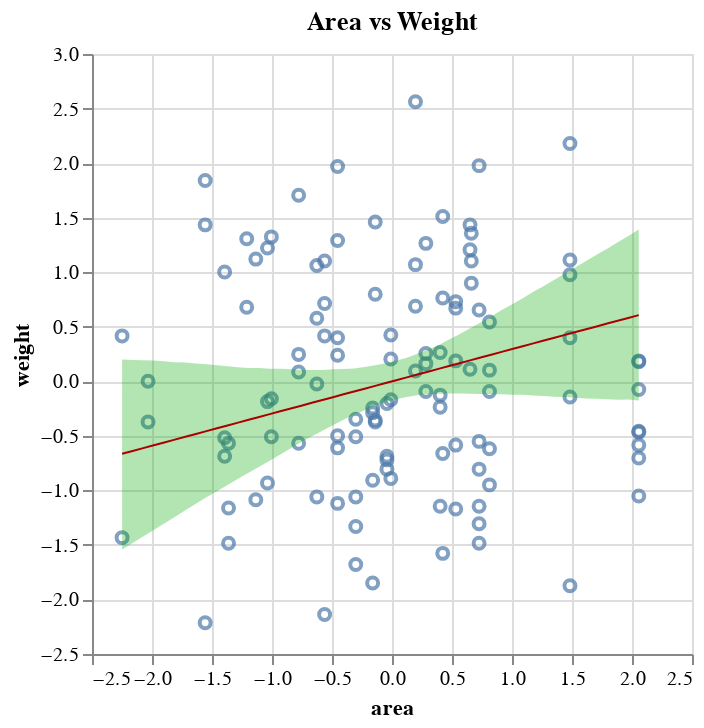

Notebook source saved alongside this figure:
### Code cell
band1 = (
    alt.Chart(df, title="Area vs Weight")
    .encode(alt.X("area"))
    .mark_area(opacity=0.3, color="#00AA00")
    .encode(alt.Y("w1_high", axis=alt.Axis(title="weight")), alt.Y2("w1_low"))
)

line1 = (
    alt.Chart(df)
    .mark_line(color="#AA0000", strokeWidth=1)
    .encode(x="area", y=alt.Y("w1_mean"))
)

points1 = alt.Chart(pd.DataFrame(data)).mark_point().encode(x="area", y="weight")


points1 + band1 + line1

### Figure 1 — Vega-Lite specification as saved in the notebook (floating-point values rounded to 4 significant figures)
{"$schema": "https://vega.github.io/schema/vega-lite/v5.20.1.json", "config": {"view": {"continuousHeight": 300, "continuousWidth": 300}}, "datasets": {"data-b3f39b532dd1d2347c9d5b8f55e40690": [{"area": -2.249, "avgfood": -1.933, "groupsize": -1.531, "n": 116, "weight": 0.4159}, {"area": -2.249, "avgfood": -1.933, "groupsize": -1.531, "n": 116, "weight": -1.433}, {"area": -1.211, "avgfood": -1.123, "groupsize": -1.531, "n": 116, "weight": 0.6789}, {"area": -1.211, "avgfood": -1.123, "groupsize": -1.531, "n": 116, "weight": 1.307}, {"area": -1.135, "avgfood": -1.325, "groupsize": -1.531, "n": 116, "weight": 1.12}, {"area": -1.135, "avgfood": -1.325, "groupsize": -1.531, "n": 116, "weight": -1.085}, {"area": -2.033, "avgfood": -1.528, "groupsize": -1.531, "n": 116, "weight": 0.0002925}, {"area": -2.033, "avgfood": -1.528, "groupsize": -1.531, "n": 116, "weight": -0.3729}, {"area": 0.6609, "avgfood": -0.05937, "groupsize": -0.8779, "n": 116, "weight": 1.357}, {"area": 0.6609, "avgfood": -0.05937, "groupsize": -0.8779, "n": 116, "weight": 0.8994}, {"area": 0.6609, "avgfood": -0.05937, "groupsize": -0.8779, "n": 116, "weight": 1.103}, {"area": -1.005, "avgfood": -0.9203, "groupsize": -0.8779, "n": 116, "weight": -0.5087}, {"area": -1.005, "avgfood": -0.9203, "groupsize": -0.8779, "n": 116, "weight": -0.1609}, {"area": -1.005, "avgfood": -0.9203, "groupsize": -0.8779, "n": 116, "weight": 1.324}, {"area": -0.4534, "avgfood": -0.05937, "groupsize": -0.8779, "n": 116, "weight": 1.968}, {"area": -0.4534, "avgfood": -0.05937, "groupsize": -0.8779, "n": 116, "weight": 1.29}, {"area": -0.4534, "avgfood": -0.05937, "groupsize": -0.8779, "n": 116, "weight": -1.119}, {"area": -1.395, "avgfood": -1.68, "groupsize": -0.8779, "n": 116, "weight": -0.6868}, {"area": -1.395, "avgfood": -1.68, "groupsize": -0.8779, "n": 116, "weight": -0.5171}, {"area": -1.395, "avgfood": -1.68, "groupsize": -0.8779, "n": 116, "weight": 1.001}, {"area": 0.65, "avgfood": -0.3632, "groupsize": -0.8779, "n": 116, "weight": 1.205}, {"area": 0.65, "avgfood": -0.3632, "groupsize": -0.8779, "n": 116, "weight": 0.1106}, {"area": 0.65, "avgfood": -0.3632, "groupsize": -0.8779, "n": 116, "weight": 1.434}, {"area": -1.557, "avgfood": -0.5152, "groupsize": -0.8779, "n": 116, "weight": 1.841}, {"area": -1.557, "avgfood": -0.5152, "groupsize": -0.8779, "n": 116, "weight": 1.434}, {"area": -1.557, "avgfood": -0.5152, "groupsize": -0.8779, "n": 116, "weight": -2.214}, {"area": -1.038, "avgfood": -1.224, "groupsize": -0.8779, "n": 116, "weight": -0.1863}, {"area": -1.038, "avgfood": -1.224, "groupsize": -0.8779, "n": 116, "weight": -0.9328}, {"area": -1.038, "avgfood": -1.224, "groupsize": -0.8779, "n": 116, "weight": 1.222}, {"area": 0.7258, "avgfood": 1.156, "groupsize": 1.733, "n": 116, "weight": 0.6534}, {"area": 0.7258, "avgfood": 1.156, "groupsize": 1.733, "n": 116, "weight": -0.5511}, {"area": 0.7258, "avgfood": 1.156, "groupsize": 1.733, "n": 116, "weight": -1.145}, {"area": 0.7258, "avgfood": 1.156, "groupsize": 1.733, "n": 116, "weight": -1.484}, {"area": 0.7258, "avgfood": 1.156, "groupsize": 1.733, "n": 116, "weight": -1.306}, {"area": 0.7258, "avgfood": 1.156, "groupsize": 1.733, "n": 116, "weight": -0.8055}, {"area": 0.7258, "avgfood": 1.156, "groupsize": 1.733, "n": 116, "weight": 1.977}, {"area": -0.1613, "avgfood": -0.7684, "groupsize": -0.2251, "n": 116, "weight": -0.2457}, {"area": -0.1613, "avgfood": -0.7684, "groupsize": -0.2251, "n": 116, "weight": -0.9073}, {"area": -0.1613, "avgfood": -0.7684, "groupsize": -0.2251, "n": 116, "weight": -0.2881}, {"area": -0.1613, "avgfood": -0.7684, "groupsize": -0.2251, "n": 116, "weight": -1.849}, {"area": 0.2822, "avgfood": 0.09256, "groupsize": -0.2251, "n": 116, "weight": 0.1615}, {"area": 0.2822, "avgfood": 0.09256, "groupsize": -0.2251, "n": 116, "weight": -0.09301}, {"area": 0.2822, "avgfood": 0.09256, "groupsize": -0.2251, "n": 116, "weight": 0.2548}, {"area": 0.2822, "avgfood": 0.09256, "groupsize": -0.2251, "n": 116, "weight": 1.264}, {"area": -0.5616, "avgfood": -0.11, "groupsize": -0.2251, "n": 116, "weight": 1.103}, {"area": -0.5616, "avgfood": -0.11, "groupsize": -0.2251, "n": 116, "weight": 0.4159}, {"area": -0.5616, "avgfood": -0.11, "groupsize": -0.2251, "n": 116, "weight": 0.7128}, {"area": -0.5616, "avgfood": -0.11, "groupsize": -0.2251, "n": 116, "weight": -2.137}, {"area": 0.4012, "avgfood": -0.1607, "groupsize": -0.2251, "n": 116, "weight": -0.2372}, {"area": 0.4012, "avgfood": -0.1607, "groupsize": -0.2251, "n": 116, "weight": -0.1269}, {"area": 0.4012, "avgfood": -0.1607, "groupsize": -0.2251, "n": 116, "weight": 0.2632}, {"area": 0.4012, "avgfood": -0.1607, "groupsize": -0.2251, "n": 116, "weight": -1.145}, {"area": -0.778, "avgfood": -0.4645, "groupsize": -0.2251, "n": 116, "weight": 0.08512}, {"area": -0.778, "avgfood": -0.4645, "groupsize": -0.2251, "n": 116, "weight": -0.568}, {"area": -0.778, "avgfood": -0.4645, "groupsize": -0.2251, "n": 116, "weight": 0.2463}, {"area": -0.778, "avgfood": -0.4645, "groupsize": -0.2251, "n": 116, "weight": 1.705}, {"area": 2.056, "avgfood": 2.321, "groupsize": 2.386, "n": 116, "weight": -1.052}, {"area": 2.056, "avgfood": 2.321, "groupsize": 2.386, "n": 116, "weight": -0.4578}, {"area": 2.056, "avgfood": 2.321, "groupsize": 2.386, "n": 116, "weight": -0.585}, {"area": 2.056, "avgfood": 2.321, "groupsize": 2.386, "n": 116, "weight": -0.4662}, {"area": 2.056, "avgfood": 2.321, "groupsize": 2.386, "n": 116, "weight": -0.07605}, {"area": 2.056, "avgfood": 2.321, "groupsize": 2.386, "n": 116, "weight": 0.1784}, {"area": 2.056, "avgfood": 2.321, "groupsize": 2.386, "n": 116, "weight": -0.7037}, {"area": 2.056, "avgfood": 2.321, "groupsize": 2.386, "n": 116, "weight": 0.1869}, {"area": -0.6265, "avgfood": -0.3632, "groupsize": -0.2251, "n": 116, "weight": 0.5771}, {"area": -0.6265, "avgfood": -0.3632, "groupsize": -0.2251, "n": 116, "weight": 1.061}, {"area": -0.6265, "avgfood": -0.3632, "groupsize": -0.2251, "n": 116, "weight": -0.02515}, {"area": -0.6265, "avgfood": -0.3632, "groupsize": -0.2251, "n": 116, "weight": -1.06}, {"area": -0.04234, "avgfood": 0.1432, "groupsize": -0.2251, "n": 116, "weight": -0.7207}, {"area": -0.04234, "avgfood": 0.1432, "groupsize": -0.2251, "n": 116, "weight": -0.6868}, {"area": -0.04234, "avgfood": 0.1432, "groupsize": -0.2251, "n": 116, "weight": -0.2033}, {"area": -0.04234, "avgfood": 0.1432, "groupsize": -0.2251, "n": 116, "weight": -0.8055}, {"area": 0.4229, "avgfood": 0.1432, "groupsize": -0.2251, "n": 116, "weight": -0.6613}, {"area": 0.4229, "avgfood": 0.1432, "groupsize": -0.2251, "n": 116, "weight": -1.577}, {"area": 0.4229, "avgfood": 0.1432, "groupsize": -0.2251, "n": 116, "weight": 0.7637}, {"area": 0.4229, "avgfood": 0.1432, "groupsize": -0.2251, "n": 116, "weight": 1.51}, {"area": 0.1957, "avgfood": 0.2445, "groupsize": -0.2251, "n": 116, "weight": 1.069}, {"area": 0.1957, "avgfood": 0.2445, "groupsize": -0.2251, "n": 116, "weight": 0.0936}, {"area": 0.1957, "avgfood": 0.2445, "groupsize": -0.2251, "n": 116, "weight": 0.6874}, {"area": 0.1957, "avgfood": 0.2445, "groupsize": -0.2251, "n": 116, "weight": 2.562}, {"area": -0.009886, "avgfood": -0.3126, "groupsize": -0.2251, "n": 116, "weight": 0.2039}, {"area": -0.009886, "avgfood": -0.3126, "groupsize": -0.2251, "n": 116, "weight": -0.8904}, {"area": -0.009886, "avgfood": -0.3126, "groupsize": -0.2251, "n": 116, "weight": -0.1694}, {"area": -0.009886, "avgfood": -0.3126, "groupsize": -0.2251, "n": 116, "weight": 0.4244}, {"area": -0.1397, "avgfood": -0.2113, "groupsize": -0.2251, "n": 116, "weight": -0.3729}, {"area": -0.1397, "avgfood": -0.2113, "groupsize": -0.2251, "n": 116, "weight": -0.356}, {"area": -0.1397, "avgfood": -0.2113, "groupsize": -0.2251, "n": 116, "weight": 0.7976}, {"area": -0.1397, "avgfood": -0.2113, "groupsize": -0.2251, "n": 116, "weight": 1.459}, {"area": 0.531, "avgfood": 1.409, "groupsize": 0.4277, "n": 116, "weight": 0.1869}, {"area": 0.531, "avgfood": 1.409, "groupsize": 0.4277, "n": 116, "weight": 0.6704}, {"area": 0.531, "avgfood": 1.409, "groupsize": 0.4277, "n": 116, "weight": 0.7298}, {"area": 0.531, "avgfood": 1.409, "groupsize": 0.4277, "n": 116, "weight": -0.585}, {"area": 0.531, "avgfood": 1.409, "groupsize": 0.4277, "n": 116, "weight": -1.17}, {"area": 0.8123, "avgfood": 0.1432, "groupsize": 0.4277, "n": 116, "weight": 0.5432}, {"area": 0.8123, "avgfood": 0.1432, "groupsize": 0.4277, "n": 116, "weight": -0.09301}, {"area": 0.8123, "avgfood": 0.1432, "groupsize": 0.4277, "n": 116, "weight": 0.1021}, {"area": 0.8123, "avgfood": 0.1432, "groupsize": 0.4277, "n": 116, "weight": -0.6189}, {"area": 0.8123, "avgfood": 0.1432, "groupsize": 0.4277, "n": 116, "weight": -0.9497}, {"area": -0.302, "avgfood": 0.1938, "groupsize": 0.4277, "n": 116, "weight": -0.3475}, {"area": -0.302, "avgfood": 0.1938, "groupsize": 0.4277, "n": 116, "weight": -1.06}, {"area": -0.302, "avgfood": 0.1938, "groupsize": 0.4277, "n": 116, "weight": -0.5087}, {"area": -0.302, "avgfood": 0.1938, "groupsize": 0.4277, "n": 116, "weight": -1.331}, {"area": -0.302, "avgfood": 0.1938, "groupsize": 0.4277, "n": 116, "weight": -1.679}, {"area": 1.483, "avgfood": 0.8016, "groupsize": 1.08, "n": 116, "weight": 0.399}, {"area": 1.483, "avgfood": 0.8016, "groupsize": 1.08, "n": 116, "weight": -0.1439}, {"area": 1.483, "avgfood": 0.8016, "groupsize": 1.08, "n": 116, "weight": 2.18}, {"area": 1.483, "avgfood": 0.8016, "groupsize": 1.08, "n": 116, "weight": 1.111}, {"area": 1.483, "avgfood": 0.8016, "groupsize": 1.08, "n": 116, "weight": 0.9758}, {"area": 1.483, "avgfood": 0.8016, "groupsize": 1.08, "n": 116, "weight": -1.874}, {"area": -0.4534, "avgfood": -0.4139, "groupsize": -0.2251, "n": 116, "weight": 0.399}, {"area": -0.4534, "avgfood": -0.4139, "groupsize": -0.2251, "n": 116, "weight": -0.6104}, {"area": -0.4534, "avgfood": -0.4139, "groupsize": -0.2251, "n": 116, "weight": 0.2378}, {"area": -0.4534, "avgfood": -0.4139, "groupsize": -0.2251, "n": 116, "weight": -0.5002}, {"area": -1.362, "avgfood": -1.731, "groupsize": -0.8779, "n": 116, "weight": -1.162}, {"area": -1.362, "avgfood": -1.731, "groupsize": -0.8779, "n": 116, "weight": -1.484}, {"area": -1.362, "avgfood": -1.731, "groupsize": -0.8779, "n": 116, "weight": -0.568}], "data-bf28f67220a285abdbce85e9478e4472": [{"area": -2.249, "food": -1.933, "groupsize": -1.531, "w1_high": 0.1989, "w1_low": -1.543, "w1_mean": -0.6646, "w2_high": 0.2252, "w2_low": -1.67, "w2_mean": -0.7288, "w3_high": 1.731, "w3_low": 0.5073, "w3_mean": 1.131}, {"area": -2.161, "food": -1.846, "groupsize": -1.451, "w1_high": 0.1942, "w1_low": -1.482, "w1_mean": -0.6387, "w2_high": 0.2162, "w2_low": -1.593, "w2_mean": -0.6961, "w3_high": 1.641, "w3_low": 0.4772, "w3_mean": 1.072}, {"area": -2.074, "food": -1.76, "groupsize": -1.371, "w1_high": 0.1927, "w1_low": -1.423, "w1_mean": -0.6127, "w2_high": 0.2084, "w2_low": -1.52, "w2_mean": -0.6634, "w3_high": 1.555, "w3_low": 0.448, "w3_mean": 1.013}, {"area": -1.986, "food": -1.673, "groupsize": -1.291, "w1_high": 0.1893, "w1_low": -1.364, "w1_mean": -0.5868, "w2_high": 0.2008, "w2_low": -1.448, "w2_mean": -0.6307, "w3_high": 1.466, "w3_low": 0.4188, "w3_mean": 0.9539}, {"area": -1.898, "food": -1.586, "groupsize": -1.211, "w1_high": 0.1836, "w1_low": -1.303, "w1_mean": -0.5608, "w2_high": 0.192, "w2_low": -1.378, "w2_mean": -0.598, "w3_high": 1.378, "w3_low": 0.3916, "w3_mean": 0.8948}, {"area": -1.81, "food": -1.499, "groupsize": -1.131, "w1_high": 0.1754, "w1_low": -1.244, "w1_mean": -0.5349, "w2_high": 0.1829, "w2_low": -1.31, "w2_mean": -0.5653, "w3_high": 1.291, "w3_low": 0.3602, "w3_mean": 0.8357}, {"area": -1.722, "food": -1.412, "groupsize": -1.051, "w1_high": 0.1722, "w1_low": -1.182, "w1_mean": -0.5089, "w2_high": 0.1784, "w2_low": -1.241, "w2_mean": -0.5326, "w3_high": 1.206, "w3_low": 0.3323, "w3_mean": 0.7766}, {"area": -1.634, "food": -1.325, "groupsize": -0.9712, "w1_high": 0.1631, "w1_low": -1.122, "w1_mean": -0.483, "w2_high": 0.1709, "w2_low": -1.167, "w2_mean": -0.4999, "w3_high": 1.119, "w3_low": 0.3013, "w3_mean": 0.7175}, {"area": -1.546, "food": -1.239, "groupsize": -0.8912, "w1_high": 0.1563, "w1_low": -1.064, "w1_mean": -0.4571, "w2_high": 0.1613, "w2_low": -1.092, "w2_mean": -0.4672, "w3_high": 1.033, "w3_low": 0.2692, "w3_mean": 0.6584}, {"area": -1.458, "food": -1.152, "groupsize": -0.8113, "w1_high": 0.1468, "w1_low": -1.009, "w1_mean": -0.4311, "w2_high": 0.1528, "w2_low": -1.022, "w2_mean": -0.4345, "w3_high": 0.9511, "w3_low": 0.2357, "w3_mean": 0.5993}, {"area": -1.371, "food": -1.065, "groupsize": -0.7314, "w1_high": 0.1382, "w1_low": -0.9504, "w1_mean": -0.4052, "w2_high": 0.1419, "w2_low": -0.9507, "w2_mean": -0.4018, "w3_high": 0.8646, "w3_low": 0.2021, "w3_mean": 0.5402}, {"area": -1.283, "food": -0.9782, "groupsize": -0.6514, "w1_high": 0.1296, "w1_low": -0.8929, "w1_mean": -0.3792, "w2_high": 0.1338, "w2_low": -0.8753, "w2_mean": -0.369, "w3_high": 0.7782, "w3_low": 0.1692, "w3_mean": 0.4811}, {"area": -1.195, "food": -0.8914, "groupsize": -0.5715, "w1_high": 0.1224, "w1_low": -0.8385, "w1_mean": -0.3533, "w2_high": 0.1315, "w2_low": -0.8035, "w2_mean": -0.3363, "w3_high": 0.6952, "w3_low": 0.1347, "w3_mean": 0.422}, {"area": -1.107, "food": -0.8046, "groupsize": -0.4916, "w1_high": 0.1218, "w1_low": -0.7836, "w1_mean": -0.3273, "w2_high": 0.125, "w2_low": -0.7277, "w2_mean": -0.3036, "w3_high": 0.6131, "w3_low": 0.106, "w3_mean": 0.3629}, {"area": -1.019, "food": -0.7177, "groupsize": -0.4116, "w1_high": 0.1154, "w1_low": -0.7279, "w1_mean": -0.3014, "w2_high": 0.1176, "w2_low": -0.6598, "w2_mean": -0.2709, "w3_high": 0.5313, "w3_low": 0.07106, "w3_mean": 0.3038}, {"area": -0.9312, "food": -0.6309, "groupsize": -0.3317, "w1_high": 0.1142, "w1_low": -0.6708, "w1_mean": -0.2754, "w2_high": 0.1158, "w2_low": -0.5901, "w2_mean": -0.2382, "w3_high": 0.4557, "w3_low": 0.03368, "w3_mean": 0.2447}, {"area": -0.8434, "food": -0.5441, "groupsize": -0.2517, "w1_high": 0.1105, "w1_low": -0.6129, "w1_mean": -0.2495, "w2_high": 0.1107, "w2_low": -0.5218, "w2_mean": -0.2055, "w3_high": 0.383, "w3_low": -0.006753, "w3_mean": 0.1856}, {"area": -0.7555, "food": -0.4573, "groupsize": -0.1718, "w1_high": 0.1049, "w1_low": -0.5566, "w1_mean": -0.2236, "w2_high": 0.1121, "w2_low": -0.4555, "w2_mean": -0.1728, "w3_high": 0.3108, "w3_low": -0.05459, "w3_mean": 0.1265}, {"area": -0.6676, "food": -0.3705, "groupsize": -0.09188, "w1_high": 0.1028, "w1_low": -0.5041, "w1_mean": -0.1976, "w2_high": 0.1097, "w2_low": -0.3902, "w2_mean": -0.1401, "w3_high": 0.2446, "w3_low": -0.1079, "w3_mean": 0.06742}, {"area": -0.5797, "food": -0.2837, "groupsize": -0.01194, "w1_high": 0.1029, "w1_low": -0.4539, "w1_mean": -0.1717, "w2_high": 0.1135, "w2_low": -0.3321, "w2_mean": -0.1074, "w3_high": 0.1871, "w3_low": -0.1678, "w3_mean": 0.008324}, {"area": -0.4919, "food": -0.1968, "groupsize": 0.06799, "w1_high": 0.1101, "w1_low": -0.4036, "w1_mean": -0.1457, "w2_high": 0.1252, "w2_low": -0.2781, "w2_mean": -0.07467, "w3_high": 0.129, "w3_low": -0.2297, "w3_mean": -0.05077}, {"area": -0.404, "food": -0.11, "groupsize": 0.1479, "w1_high": 0.1128, "w1_low": -0.3528, "w1_mean": -0.1198, "w2_high": 0.1428, "w2_low": -0.2294, "w2_mean": -0.04196, "w3_high": 0.08034, "w3_low": -0.2963, "w3_mean": -0.1099}, {"area": -0.3161, "food": -0.0232, "groupsize": 0.2279, "w1_high": 0.1163, "w1_low": -0.3066, "w1_mean": -0.09384, "w2_high": 0.1689, "w2_low": -0.1847, "w2_mean": -0.009248, "w3_high": 0.03538, "w3_low": -0.3675, "w3_mean": -0.169}, {"area": -0.2282, "food": 0.06362, "groupsize": 0.3078, "w1_high": 0.1303, "w1_low": -0.2645, "w1_mean": -0.06789, "w2_high": 0.2066, "w2_low": -0.153, "w2_mean": 0.02346, "w3_high": -0.009776, "w3_low": -0.4444, "w3_mean": -0.2281}, {"area": -0.1404, "food": 0.1504, "groupsize": 0.3877, "w1_high": 0.1471, "w1_low": -0.2247, "w1_mean": -0.04195, "w2_high": 0.2473, "w2_low": -0.1309, "w2_mean": 0.05617, "w3_high": -0.04912, "w3_low": -0.5192, "w3_mean": -0.2872}, {"area": -0.0525, "food": 0.2373, "groupsize": 0.4677, "w1_high": 0.1649, "w1_low": -0.1924, "w1_mean": -0.01601, "w2_high": 0.2954, "w2_low": -0.1199, "w2_mean": 0.08888, "w3_high": -0.088, "w3_low": -0.5984, "w3_mean": -0.3463}, {"area": 0.03538, "food": 0.3241, "groupsize": 0.5476, "w1_high": 0.1881, "w1_low": -0.1658, "w1_mean": 0.009938, "w2_high": 0.3518, "w2_low": -0.1139, "w2_mean": 0.1216, "w3_high": -0.1236, "w3_low": -0.6792, "w3_mean": -0.4053}, {"area": 0.1232, "food": 0.4109, "groupsize": 0.6275, "w1_high": 0.2165, "w1_low": -0.1447, "w1_mean": 0.03588, "w2_high": 0.4114, "w2_low": -0.1088, "w2_mean": 0.1543, "w3_high": -0.1529, "w3_low": -0.7627, "w3_mean": -0.4644}, {"area": 0.2111, "food": 0.4977, "groupsize": 0.7075, "w1_high": 0.2512, "w1_low": -0.1284, "w1_mean": 0.06183, "w2_high": 0.4738, "w2_low": -0.1029, "w2_mean": 0.187, "w3_high": -0.1867, "w3_low": -0.8471, "w3_mean": -0.5235}, {"area": 0.299, "food": 0.5845, "groupsize": 0.7874, "w1_high": 0.2919, "w1_low": -0.1185, "w1_mean": 0.08777, "w2_high": 0.5381, "w2_low": -0.1037, "w2_mean": 0.2197, "w3_high": -0.2212, "w3_low": -0.9359, "w3_mean": -0.5826}, {"area": 0.3869, "food": 0.6713, "groupsize": 0.8673, "w1_high": 0.331, "w1_low": -0.1138, "w1_mean": 0.1137, "w2_high": 0.6054, "w2_low": -0.1109, "w2_mean": 0.2524, "w3_high": -0.2542, "w3_low": -1.018, "w3_mean": -0.6417}, {"area": 0.4747, "food": 0.7582, "groupsize": 0.9473, "w1_high": 0.3821, "w1_low": -0.1129, "w1_mean": 0.1397, "w2_high": 0.6724, "w2_low": -0.1168, "w2_mean": 0.2851, "w3_high": -0.2881, "w3_low": -1.105, "w3_mean": -0.7008}, {"area": 0.5626, "food": 0.845, "groupsize": 1.027, "w1_high": 0.4321, "w1_low": -0.111, "w1_mean": 0.1656, "w2_high": 0.7437, "w2_low": -0.1246, "w2_mean": 0.3178, "w3_high": -0.3216, "w3_low": -1.193, "w3_mean": -0.7599}, {"area": 0.6505, "food": 0.9318, "groupsize": 1.107, "w1_high": 0.485, "w1_low": -0.114, "w1_mean": 0.1915, "w2_high": 0.8166, "w2_low": -0.1323, "w2_mean": 0.3506, "w3_high": -0.3492, "w3_low": -1.278, "w3_mean": -0.819}, {"area": 0.7384, "food": 1.019, "groupsize": 1.187, "w1_high": 0.5381, "w1_low": -0.1164, "w1_mean": 0.2175, "w2_high": 0.8862, "w2_low": -0.1401, "w2_mean": 0.3833, "w3_high": -0.3767, "w3_low": -1.364, "w3_mean": -0.8781}, {"area": 0.8262, "food": 1.105, "groupsize": 1.267, "w1_high": 0.5947, "w1_low": -0.1179, "w1_mean": 0.2434, "w2_high": 0.9588, "w2_low": -0.1479, "w2_mean": 0.416, "w3_high": -0.4071, "w3_low": -1.453, "w3_mean": -0.9372}, {"area": 0.9141, "food": 1.192, "groupsize": 1.347, "w1_high": 0.6524, "w1_low": -0.1198, "w1_mean": 0.2694, "w2_high": 1.032, "w2_low": -0.1585, "w2_mean": 0.4487, "w3_high": -0.438, "w3_low": -1.538, "w3_mean": -0.9963}, {"area": 1.002, "food": 1.279, "groupsize": 1.427, "w1_high": 0.7067, "w1_low": -0.1225, "w1_mean": 0.2953, "w2_high": 1.106, "w2_low": -0.1695, "w2_mean": 0.4814, "w3_high": -0.4686, "w3_low": -1.627, "w3_mean": -1.055}, {"area": 1.09, "food": 1.366, "groupsize": 1.507, "w1_high": 0.7618, "w1_low": -0.1245, "w1_mean": 0.3213, "w2_high": 1.181, "w2_low": -0.1743, "w2_mean": 0.5141, "w3_high": -0.4988, "w3_low": -1.716, "w3_mean": -1.115}, {"area": 1.178, "food": 1.453, "groupsize": 1.587, "w1_high": 0.8197, "w1_low": -0.1312, "w1_mean": 0.3472, "w2_high": 1.254, "w2_low": -0.183, "w2_mean": 0.5468, "w3_high": -0.5267, "w3_low": -1.806, "w3_mean": -1.174}, {"area": 1.266, "food": 1.54, "groupsize": 1.667, "w1_high": 0.8734, "w1_low": -0.1359, "w1_mean": 0.3732, "w2_high": 1.326, "w2_low": -0.1939, "w2_mean": 0.5795, "w3_high": -0.5548, "w3_low": -1.895, "w3_mean": -1.233}, {"area": 1.353, "food": 1.626, "groupsize": 1.747, "w1_high": 0.9305, "w1_low": -0.1423, "w1_mean": 0.3991, "w2_high": 1.399, "w2_low": -0.199, "w2_mean": 0.6122, "w3_high": -0.5852, "w3_low": -1.98, "w3_mean": -1.292}, {"area": 1.441, "food": 1.713, "groupsize": 1.827, "w1_high": 0.9876, "w1_low": -0.1451, "w1_mean": 0.425, "w2_high": 1.474, "w2_low": -0.2076, "w2_mean": 0.6449, "w3_high": -0.6133, "w3_low": -2.067, "w3_mean": -1.351}, {"area": 1.529, "food": 1.8, "groupsize": 1.906, "w1_high": 1.045, "w1_low": -0.1508, "w1_mean": 0.451, "w2_high": 1.55, "w2_low": -0.2145, "w2_mean": 0.6776, "w3_high": -0.6437, "w3_low": -2.156, "w3_mean": -1.41}, {"area": 1.617, "food": 1.887, "groupsize": 1.986, "w1_high": 1.102, "w1_low": -0.1572, "w1_mean": 0.4769, "w2_high": 1.624, "w2_low": -0.2266, "w2_mean": 0.7104, "w3_high": -0.669, "w3_low": -2.246, "w3_mean": -1.469}, {"area": 1.705, "food": 1.974, "groupsize": 2.066, "w1_high": 1.159, "w1_low": -0.1603, "w1_mean": 0.5029, "w2_high": 1.699, "w2_low": -0.2311, "w2_mean": 0.7431, "w3_high": -0.6942, "w3_low": -2.336, "w3_mean": -1.528}, {"area": 1.793, "food": 2.06, "groupsize": 2.146, "w1_high": 1.216, "w1_low": -0.1655, "w1_mean": 0.5288, "w2_high": 1.773, "w2_low": -0.2431, "w2_mean": 0.7758, "w3_high": -0.7217, "w3_low": -2.425, "w3_mean": -1.587}, {"area": 1.881, "food": 2.147, "groupsize": 2.226, "w1_high": 1.274, "w1_low": -0.1696, "w1_mean": 0.5548, "w2_high": 1.845, "w2_low": -0.2582, "w2_mean": 0.8085, "w3_high": -0.7496, "w3_low": -2.511, "w3_mean": -1.646}, {"area": 1.969, "food": 2.234, "groupsize": 2.306, "w1_high": 1.332, "w1_low": -0.1675, "w1_mean": 0.5807, "w2_high": 1.92, "w2_low": -0.2692, "w2_mean": 0.8412, "w3_high": -0.7784, "w3_low": -2.599, "w3_mean": -1.705}, {"area": 2.056, "food": 2.321, "groupsize": 2.386, "w1_high": 1.391, "w1_low": -0.1753, "w1_mean": 0.6067, "w2_high": 1.992, "w2_low": -0.2755, "w2_mean": 0.8739, "w3_high": -0.8096, "w3_low": -2.688, "w3_mean": -1.765}]}, "layer": [{"data": {"name": "data-b3f39b532dd1d2347c9d5b8f55e40690"}, "encoding": {"x": {"field": "area", "type": "quantitative"}, "y": {"field": "weight", "type": "quantitative"}}, "mark": {"type": "point"}}, {"data": {"name": "data-bf28f67220a285abdbce85e9478e4472"}, "encoding": {"x": {"field": "area", "type": "quantitative"}, "y": {"axis": {"title": "weight"}, "field": "w1_high", "type": "quantitative"}, "y2": {"field": "w1_low"}}, "mark": {"color": "#00AA00", "opacity": 0.3, "type": "area"}, "title": "Area vs Weight"}, {"data": {"name": "data-bf28f67220a285abdbce85e9478e4472"}, "encoding": {"x": {"field": "area", "type": "quantitative"}, "y": {"field": "w1_mean", "type": "quantitative"}}, "mark": {"color": "#AA0000", "strokeWidth": 1, "type": "line"}}]}
